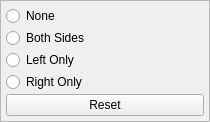
<?xml version="1.0" encoding="UTF-8"?>
<ui version="4.0">
 <class>PropertyWidget_OptMarginsBase</class>
 <widget class="QFrame" name="PropertyWidget_OptMarginsBase">
  <property name="geometry">
   <rect>
    <x>0</x>
    <y>0</y>
    <width>210</width>
    <height>122</height>
   </rect>
  </property>
  <property name="windowTitle">
   <string>Frame</string>
  </property>
  <property name="frameShape">
   <enum>QFrame::StyledPanel</enum>
  </property>
  <property name="frameShadow">
   <enum>QFrame::Raised</enum>
  </property>
  <layout class="QVBoxLayout" name="verticalLayout">
   <property name="spacing">
    <number>2</number>
   </property>
   <property name="margin">
    <number>5</number>
   </property>
   <item>
    <widget class="QRadioButton" name="optMarginRadioNone">
     <property name="text">
      <string>None</string>
     </property>
    </widget>
   </item>
   <item>
    <widget class="QRadioButton" name="optMarginRadioBoth">
     <property name="text">
      <string>Both Sides</string>
     </property>
    </widget>
   </item>
   <item>
    <widget class="QRadioButton" name="optMarginRadioLeft">
     <property name="text">
      <string>Left Only</string>
     </property>
    </widget>
   </item>
   <item>
    <widget class="QRadioButton" name="optMarginRadioRight">
     <property name="text">
      <string>Right Only</string>
     </property>
    </widget>
   </item>
   <item>
    <widget class="QPushButton" name="optMarginResetButton">
     <property name="text">
      <string>Reset</string>
     </property>
    </widget>
   </item>
  </layout>
 </widget>
 <resources/>
 <connections/>
</ui>
